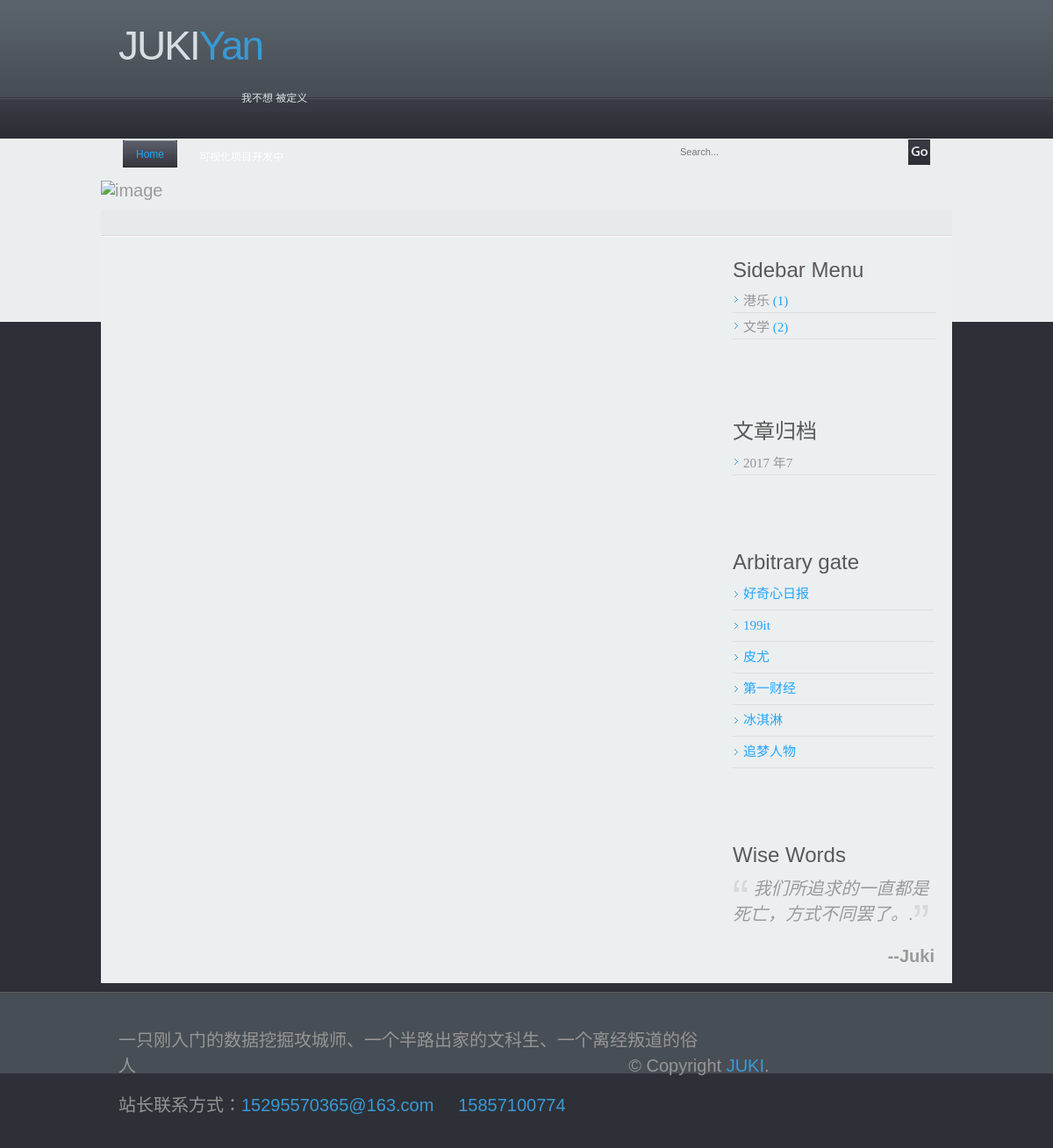
Screenshot of /category/3/ with the database file from the repository.
### easyblog/models.py (models this page shows, shortened)
@python_2_unicode_compatible
class Category(models.Model):
    name = models.CharField('类名', max_length=20)

### easyblog/views.py (the view)
# urls.py: url(r'^category/(?P<pk>[0-9]+)/$', views.CategoryView.as_view(), name='category'),
class CategoryView(ListView):
    model = Article
    template_name = 'index.html'
    context_object_name = 'article_list'
    def get_queryset(self):
        cate = get_object_or_404(Category, pk=self.kwargs.get('pk'))
        return super(CategoryView, self).get_queryset().filter(category=cate)

### easyblog/templatetags/blog_tags.py (called while the page is built)
@register.simple_tag
def archives():
    return Article.objects.dates('created_time','month',order='DESC')

@register.simple_tag
def get_categories():
    return Category.objects.annotate(num_posts=Count('article')).filter(num_posts__gt=0)

### templates/index.html (shortened to what this page needs)
{% extends 'base.html' %}

### templates/base.html (shortened to what this page needs)
<!DOCTYPE html PUBLIC "-//W3C//DTD XHTML 1.0 Transitional//EN" "http://www.w3.org/TR/xhtml1/DTD/xhtml1-transitional.dtd">
<html xmlns="http://www.w3.org/1999/xhtml">
<head>
<link href="/static/css/style.css" rel="stylesheet" type="text/css" />
</head>
<body>
<div class="main">
  <div class="header">
    <div class="header_resize">
      <div class="logo">
        <h1><a href="/index/">JUKI<span>Yan</span></a><small>我不想 被定义 </small></h1>
      </div>
      <div class="menu_nav">
       <ul>
        <li class="active"><a href="/index/"><span>Home</span></a></li>
          <li><a href="/contact/"><span>可视化项目开发中</span></a></li>
      </ul>
        <div class="search">
        <form id="form" name="form" method="post" action="">
          <span>
          <input name="q" type="text" class="keywords" id="textfield" maxlength="50" value="Search..." />
           </span>
          <input name="b" type="image" src="/static/images/search.gif" class="button" />
        </form>
      </div>
      </div>
      <div class="header_img">
      <img src="/static/images/1.jpg" alt="image" width="970" height="202" /></div>
 </div>
  </div>
  <div class="content">
    <div class="content_resize">
      <div class="mainbar">
        <div class="article">
        </div>
      </div>
      <div class="sidebar">
        <div class="gadget">
          <h2>Sidebar Menu</h2>
          {% load blog_tags %}
          {% get_categories as category_list %}
          <ul class="sb_menu">
            {% for category in category_list %}
                <li style="font-size:15px;font-family:黑体;color:black">
                  <a href="{% url 'category' category.pk %}">{{ category.name }} <span
                          class="post-count"style="font-size:15px ;font-family:黑体;color:#21a6ff">({{ category.num_posts }})</span></a>
                </li>
            {% empty %}
            暂无分类！
            {% endfor %}
          </ul>
        </div>
        <div class="gadget">
          <h2>文章归档</h2>
          {% archives as date_list %}
          <ul class="sb_menu">
            {% for date in date_list %}
                <li style="font-size:15px;font-family:黑体;color:black">
                  <a href="#">{{ date.year }} 年{{ date.month }}</a>
                </li>
            {% empty %}
            暂无归档！
            {% endfor %}
          </ul>
        </div>
        <div class="gadget">
          <h2><span>Arbitrary gate</span></h2>
          <ul class="ex_menu">
            <li><a href="http://www.qdaily.com/" title="好奇心日报" style="color:#21a6ff;font-family:Microsoft YaHei;font-size:15px">好奇心日报</a><br /></li>
            <li><a href="http://www.199it.com/" title="199it" style="color:#21a6ff;font-family:Microsoft YaHei;font-size:15px">199it</a><br /></li>
            <li><a href="http://www.pewresearch.org/" title="皮尤" style="color:#21a6ff;font-family:Microsoft YaHei;font-size:15px">皮尤</a><br /></li>
            <li><a href="http://cbndata.com/" title="第一财经" style="color:#21a6ff;font-family:Microsoft YaHei;font-size:15px;font-size:15px">第一财经</a><br /></li>
            <li><a href="http://www.fisherv.com/" title="冰淇淋" style="color:#21a6ff;font-family:Microsoft YaHei;font-size:15px">冰淇淋</a><br /></li>
            <li><a href="http://zmrenwu.com/" title="追梦人物" style="color:#21a6ff;font-family:Microsoft YaHei;font-size:15px">追梦人物</a><br /></li>
          </ul>
        </div>
        <div class="gadget">
          <h2>Wise Words</h2>
          <p>   <img src="/static/images/teast_img_1.gif" alt="image" width="18" height="20" /> <em>我们所追求的一直都是死亡，方式不同罢了。</em>.<img src="/static/images/teast_img_2.gif" alt="image" width="18" height="20" /></p>
          <p style="float:right;"><strong>--Juki</strong></p>
          </div>
      </div>
    </div>
  </div>
  <div class="fbg">
    <div class="fbg_resize">
       <div >
          <p>一只刚入门的数据挖掘攻城师、一个半路出家的文科生、一个离经叛道的俗人&nbsp;&nbsp;&nbsp;&nbsp;&nbsp;&nbsp;&nbsp;&nbsp;&nbsp;&nbsp;&nbsp;&nbsp;&nbsp;&nbsp;&nbsp;&nbsp;&nbsp;&nbsp;&nbsp;&nbsp;&nbsp;&nbsp;&nbsp;&nbsp;&nbsp;&nbsp;&nbsp;&nbsp;&nbsp;&nbsp;&nbsp;&nbsp;&nbsp;&nbsp;&nbsp;&nbsp;&nbsp;&nbsp;&nbsp;&nbsp;&nbsp;&nbsp;&nbsp;&nbsp;&nbsp;&nbsp;&nbsp;&nbsp;&nbsp;&nbsp;&nbsp;&nbsp;&nbsp;&nbsp;&nbsp;&nbsp;&nbsp;&nbsp;&nbsp;&nbsp;&nbsp;&nbsp;&nbsp;&nbsp;&nbsp;&nbsp;&nbsp;&nbsp;&nbsp;&nbsp;&nbsp;&nbsp;&nbsp;&nbsp;&nbsp;&nbsp;&nbsp;&nbsp;&nbsp;&nbsp;&nbsp;&nbsp;&nbsp;&nbsp;&nbsp;&nbsp;&nbsp;&nbsp;&nbsp;&nbsp;&nbsp;&nbsp;&nbsp;&nbsp;&nbsp;&nbsp;&nbsp;&nbsp;&nbsp;&nbsp;&nbsp;© Copyright <a href="#">JUKI</a>.</p>
          <p>站长联系方式：<a href="#">15295570365@163.com</a>&nbsp;&nbsp;&nbsp;&nbsp;&nbsp;<a href="#">15857100774</a></p>
       </div>
    </div>
  </div>
</div>
</body>
</html>

### static/css/style.css (style rules this page uses)
body { margin:0; padding:0; width:100%; color:#9a9a9a; font:normal 20px Arial, Helvetica, sans-serif; }
html, .main { padding:0; margin:0; background:#2e3037 url(images/main_bg.gif) top repeat-x; }
.logo { padding:20px 0 20px 20px; margin:0 auto; width:950px; }
h1 { margin:0; padding:5px 0; width:270px; color:#d8dfe3; font:normal 46px/1.2em Arial, Helvetica, sans-serif; letter-spacing:-2px; }
h1 a, h1 a:hover { color:#d8dfe3; text-decoration:none; }
h1 span { color:#3a99d5;display:inline-block }
h1 small { text-align:left; float:right; width:130px; color:#d8dfe3; display:block; padding:25px 0 15px 0; font:normal 12px/1.2em Arial, Helvetica, sans-serif; letter-spacing:normal; }
h2 { font:normal 24px Arial, Helvetica, sans-serif; padding:0; margin:5px 0; color:#595959; }
p { margin:8px 0; padding:0 0 8px 0; font:normal 20px Arial, Helvetica, sans-serif; }
a { color:#2cadff; text-decoration:none; }
.header, .content, .menu_nav, .fbg, .footer, form, ol, ol li, ul, .content .mainbar, .content .sidebar { margin:0; padding:0; }
.header_resize { margin:0 auto; padding:0; width:970px; }
.header_img { width:970px; padding:10px 0 0 0; }
.menu_nav { margin:14px auto 0 auto; padding:10px 20px 0 20px; float:left; width:930px; }
.menu_nav ul { list-style:none; padding:0; margin:0; }
.menu_nav li { float:left; padding:0 5px; }
.menu_nav li a { font:normal 12px Arial, Helvetica, sans-serif; color:#fff; display:block; float:left; padding:10px 0; }
.menu_nav li a span { background:none; padding:10px 15px; }
.menu_nav li.active a { text-decoration:none; color:#21a6ff; background:url(images/r_menu.gif) no-repeat right; }
.menu_nav li.active a span { text-decoration:none; color:#21a6ff; background:url(images/l_menu.gif) no-repeat left; }
.search { float:right; margin:0; padding:0; width:300px; }
.search form { padding:0; margin:0; }
.search span { display:block; float:left; background:#eaeeef; width:250px; padding:0 10px; height:29px; margin:0; }
.search form .keywords { width:250px; line-height:13px; height:13px; float:left; background:none; border:0; padding:8px 0px; margin:0; font:normal 11px Arial, Helvetica, sans-serif; color:#767676; }
.search form .button { float:left; margin:0; padding:0; border:0; position:relative; }
.content { padding:10px 0 0 0; }
.content_resize { margin:0 auto; padding:20px 0 0 0; width:970px; background:#eceff0 url(images/countent_vf.gif) top repeat-x; }
.content .mainbar { margin:0; float:left; }
.content .mainbar .article { margin:0 0 20px 0; padding:30px 20px; width:610px; }
.content .sidebar { margin:0; padding:0; float:right; }
.content .sidebar .gadget { margin:0 0 20px 0; padding:30px 20px; width:230px; }
ul.sb_menu, ul.ex_menu { margin:0; padding:0; list-style:none; color:#959595; }
ul.sb_menu li, ul.ex_menu li { margin:0; border-bottom:1px solid #dedede; background:url(images/li_a.gif) left no-repeat; }
ul.sb_menu li { padding:4px 0 4px 12px; width:220px; }
ul.ex_menu li { padding:4px 0 8px 12px; }
ul.sb_menu li a, ul.ex_menu li a { color:#959595; text-decoration:none; margin-left:-12px; padding-left:12px; }
.fbg { padding:10px 0 0 0; border-top:1px solid #5e5f62; background:#484e55 url(images/fbg_bg.gif) bottom repeat-x; margin:10px 0 0 0; }
.fbg_resize { margin:0 auto; padding:20px 20px; width:930px; }
.fbg p { color:#959595; }
.fbg a { color:#3a99d5; text-decoration:none; }

### rows the page displays
Category: name "港乐", num_posts "1"
Category: name "文学", num_posts "2"

### other values shown
{{ date.year }} "2017"
{{ date.month }} "7"
